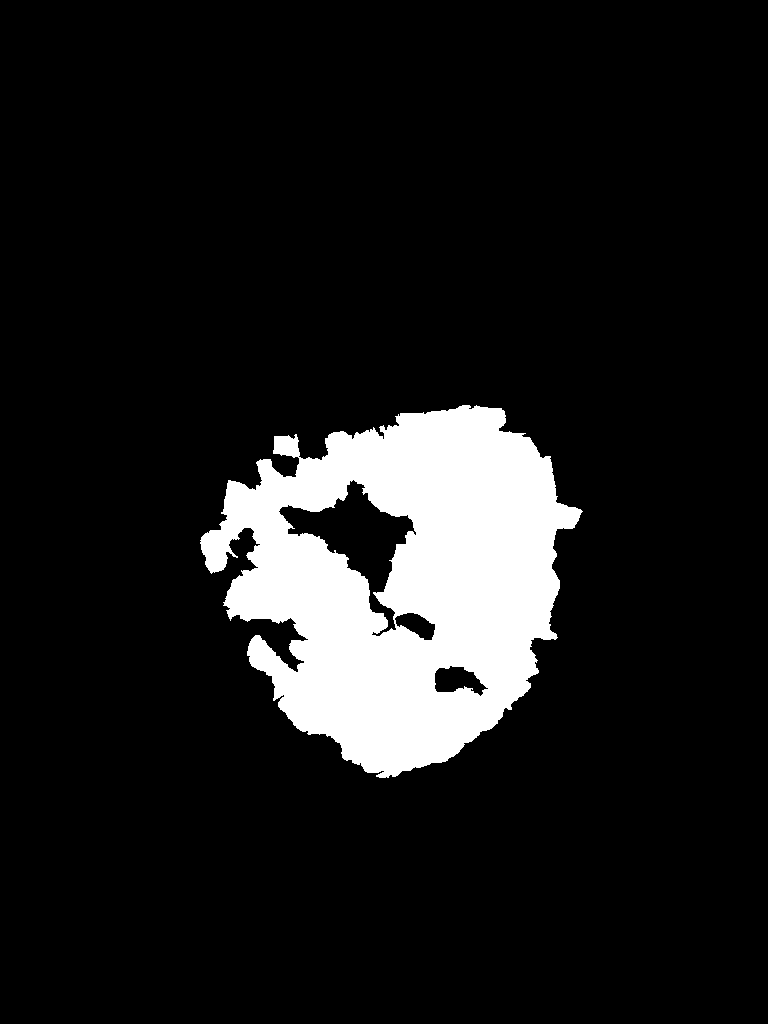
#> input picture saved_data/result/scripts de teste/img2.png, 768 x 1024 px
$ python diseasePosProcessing.py
#> lines starting #> are read from the running program, lines starting #| are printed output that depends on the picture; after the words box and inside, x2 and y2 are one past the last pixel; in counts of white or black regions, pixels touching at a corner belong together
### saved_data/result/scripts de teste/morphsnakes.py
# -*- coding: utf-8 -*-

"""
====================
Morphological Snakes
====================

*Morphological Snakes* [1]_ are a family of methods for image segmentation.
Their behavior is similar to that of active contours (for example, *Geodesic
Active Contours* [2]_ or *Active Contours without Edges* [3]_). However,
*Morphological Snakes* use morphological operators (such as dilation or
erosion) over a binary array instead of solving PDEs over a floating point
array, which is the standard approach for active contours. This makes
*Morphological Snakes* faster and numerically more stable than their
traditional counterpart.

There are two *Morphological Snakes* methods available in this implementation:
*Morphological Geodesic Active Contours* (**MorphGAC**, implemented in the
function ``morphological_geodesic_active_contour``) and *Morphological Active
Contours without Edges* (**MorphACWE**, implemented in the function
``morphological_chan_vese``).

**MorphGAC** is suitable for images with visible contours, even when these
contours might be noisy, cluttered, or partially unclear. It requires, however,
that the image is preprocessed to highlight the contours. This can be done
using the function ``inverse_gaussian_gradient``, although the user might want
to define their own version. The quality of the **MorphGAC** segmentation
depends greatly on this preprocessing step.

On the contrary, **MorphACWE** works well when the pixel values of the inside
and the outside regions of the object to segment have different averages.
Unlike **MorphGAC**, **MorphACWE** does not require that the contours of the
object are well defined, and it works over the original image without any
preceding processing. This makes **MorphACWE** easier to use and tune than
**MorphGAC**.

References
----------

.. [1] A Morphological Approach to Curvature-based Evolution of Curves and
       Surfaces, Pablo Márquez-Neila, Luis Baumela and Luis Álvarez. In IEEE
       Transactions on Pattern Analysis and Machine Intelligence (PAMI),
       2014, DOI 10.1109/TPAMI.2013.106
.. [2] Geodesic Active Contours, Vicent Caselles, Ron Kimmel and Guillermo
       Sapiro. In International Journal of Computer Vision (IJCV), 1997,
       DOI:10.1023/A:1007979827043
.. [3] Active Contours without Edges, Tony Chan and Luminita Vese. In IEEE
       Transactions on Image Processing, 2001, DOI:10.1109/83.902291

"""
__author__ = "P. Márquez Neila <p.mneila@upm.es>"


from itertools import cycle

import numpy as np
from scipy import ndimage as ndi

__all__ = ['morphological_chan_vese',
           'morphological_geodesic_active_contour',
           'inverse_gaussian_gradient',
           'circle_level_set',
           'checkerboard_level_set'
          ]


__version__ = (2, 0, 1)
__version_str__ = ".".join(map(str, __version__))


class _fcycle(object):

    def __init__(self, iterable):
        """Call functions from the iterable each time it is called."""
        self.funcs = cycle(iterable)

    def __call__(self, *args, **kwargs):
        f = next(self.funcs)
        return f(*args, **kwargs)


# SI and IS operators for 2D and 3D.
_P2 = [np.eye(3),
       np.array([[0, 1, 0]] * 3),
       np.flipud(np.eye(3)),
       np.rot90([[0, 1, 0]] * 3)]
_P3 = [np.zeros((3, 3, 3)) for i in range(9)]

_P3[0][:, :, 1] = 1
_P3[1][:, 1, :] = 1
_P3[2][1, :, :] = 1
_P3[3][:, [0, 1, 2], [0, 1, 2]] = 1
_P3[4][:, [0, 1, 2], [2, 1, 0]] = 1
_P3[5][[0, 1, 2], :, [0, 1, 2]] = 1
_P3[6][[0, 1, 2], :, [2, 1, 0]] = 1
_P3[7][[0, 1, 2], [0, 1, 2], :] = 1
_P3[8][[0, 1, 2], [2, 1, 0], :] = 1


def sup_inf(u):
    """SI operator."""

    if np.ndim(u) == 2:
        P = _P2
    elif np.ndim(u) == 3:
        P = _P3
    else:
        raise ValueError("u has an invalid number of dimensions "
                         "(should be 2 or 3)")

    erosions = []
    for P_i in P:
        erosions.append(ndi.binary_erosion(u, P_i))

    return np.array(erosions, dtype=np.int8).max(0)


def inf_sup(u):
    """IS operator."""

    if np.ndim(u) == 2:
        P = _P2
    elif np.ndim(u) == 3:
        P = _P3
    else:
        raise ValueError("u has an invalid number of dimensions "
                         "(should be 2 or 3)")

    dilations = []
    for P_i in P:
        dilations.append(ndi.binary_dilation(u, P_i))

    return np.array(dilations, dtype=np.int8).min(0)


_curvop = _fcycle([lambda u: sup_inf(inf_sup(u)),   # SIoIS
                   lambda u: inf_sup(sup_inf(u))])  # ISoSI


def _check_input(image, init_level_set):
    """Check that shapes of `image` and `init_level_set` match."""
    if not image.ndim in [2, 3]:
        raise ValueError("`image` must be a 2 or 3-dimensional array.")

    if len(image.shape) != len(init_level_set.shape):
        raise ValueError("The dimensions of the initial level set do not "
                         "match the dimensions of the image.")


def _init_level_set(init_level_set, image_shape):
    """Auxiliary function for initializing level sets with a string.

    If `init_level_set` is not a string, it is returned as is.
    """
    if isinstance(init_level_set, str):
        if init_level_set == 'checkerboard':
            res = checkerboard_level_set(image_shape)
        elif init_level_set == 'circle':
            res = circle_level_set(image_shape)
        else:
            raise ValueError("`init_level_set` not in "
                             "['checkerboard', 'circle']")
    else:
        res = init_level_set
    return res


def circle_level_set(image_shape, center=None, radius=None):
    """Create a circle level set with binary values.

    Parameters
    ----------
    image_shape : tuple of positive integers
        Shape of the image
    center : tuple of positive integers, optional
        Coordinates of the center of the circle given in (row, column). If not
        given, it defaults to the center of the image.
    radius : float, optional
        Radius of the circle. If not given, it is set to the 75% of the
        smallest image dimension.

    Returns
    -------
    out : array with shape `image_shape`
        Binary level set of the circle with the given `radius` and `center`.

    See also
    --------
    checkerboard_level_set
    """

    if center is None:
        center = tuple(i // 2 for i in image_shape)

    if radius is None:
        radius = min(image_shape) * 3.0 / 8.0

    grid = np.mgrid[[slice(i) for i in image_shape]]
    grid = (grid.T - center).T
    phi = radius - np.sqrt(np.sum((grid)**2, 0))
    res = np.int8(phi > 0)
    return res


# [26 lines left out: function checkerboard_level_set, not called in this run]


def inverse_gaussian_gradient(image, alpha=100.0, sigma=5.0):
    """Inverse of gradient magnitude.

    Compute the magnitude of the gradients in the image and then inverts the
    result in the range [0, 1]. Flat areas are assigned values close to 1,
    while areas close to borders are assigned values close to 0.

    This function or a similar one defined by the user should be applied over
    the image as a preprocessing step before calling
    `morphological_geodesic_active_contour`.

    Parameters
    ----------
    image : (M, N) or (L, M, N) array
        Grayscale image or volume.
    alpha : float, optional
        Controls the steepness of the inversion. A larger value will make the
        transition between the flat areas and border areas steeper in the
        resulting array.
    sigma : float, optional
        Standard deviation of the Gaussian filter applied over the image.

    Returns
    -------
    gimage : (M, N) or (L, M, N) array
        Preprocessed image (or volume) suitable for
        `morphological_geodesic_active_contour`.
    """
#> called with alpha = 1000, sigma = 5.48
    gradnorm = ndi.gaussian_gradient_magnitude(image, sigma, mode='nearest')
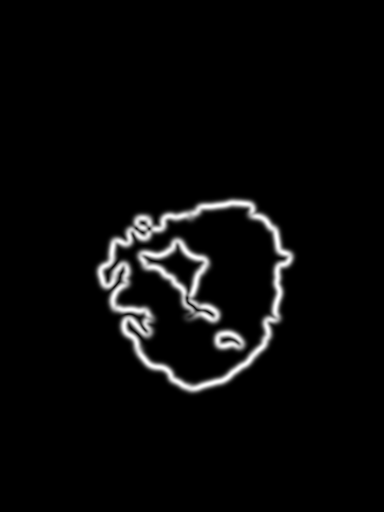
#> gradnorm: shape (1024, 768) float64 (shown at 1/2 size); min 0, max 0.0727, mean 0.00265; drawn with min black and max white
    return 1.0 / np.sqrt(1.0 + alpha * gradnorm)
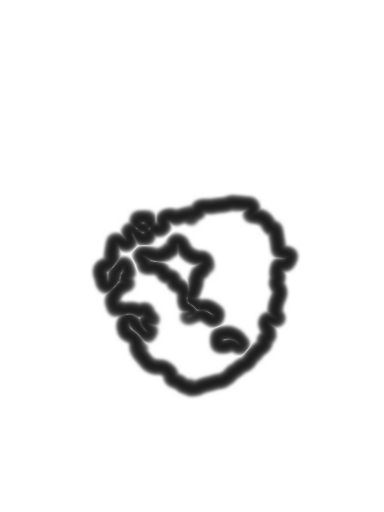
#> returned value: shape (1024, 768) float64 (shown at 1/2 size); min 0.116, max 1, mean 0.933
#> in visual_callback_2d, `plt.pause(0.001)`:
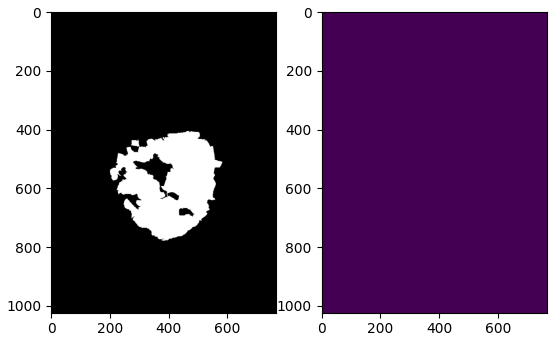
#> figure drawn by matplotlib, 2 panels


# [102 lines left out: function morphological_chan_vese, not called in this run]


def morphological_geodesic_active_contour(gimage, iterations,
                                          init_level_set='circle', smoothing=1,
                                          threshold='auto', balloon=0,
                                          iter_callback=lambda x: None):
    """Morphological Geodesic Active Contours (MorphGAC).

    Geodesic active contours implemented with morphological operators. It can
    be used to segment objects with visible but noisy, cluttered, broken
    borders.

    Parameters
    ----------
    gimage : (M, N) or (L, M, N) array
        Preprocessed image or volume to be segmented. This is very rarely the
        original image. Instead, this is usually a preprocessed version of the
        original image that enhances and highlights the borders (or other
        structures) of the object to segment.
        `morphological_geodesic_active_contour` will try to stop the contour
        evolution in areas where `gimage` is small. See
        `morphsnakes.inverse_gaussian_gradient` as an example function to
        perform this preprocessing. Note that the quality of
        `morphological_geodesic_active_contour` might greatly depend on this
        preprocessing.
    iterations : uint
        Number of iterations to run.
    init_level_set : str, (M, N) array, or (L, M, N) array
        Initial level set. If an array is given, it will be binarized and used
        as the initial level set. If a string is given, it defines the method
        to generate a reasonable initial level set with the shape of the
        `image`. Accepted values are 'checkerboard' and 'circle'. See the
        documentation of `checkerboard_level_set` and `circle_level_set`
        respectively for details about how these level sets are created.
    smoothing : uint, optional
        Number of times the smoothing operator is applied per iteration.
        Reasonable values are around 1-4. Larger values lead to smoother
        segmentations.
    threshold : float, optional
        Areas of the image with a value smaller than this threshold will be
        considered borders. The evolution of the contour will stop in this
        areas.
    balloon : float, optional
        Balloon force to guide the contour in non-informative areas of the
        image, i.e., areas where the gradient of the image is too small to push
        the contour towards a border. A negative value will shrink the contour,
        while a positive value will expand the contour in these areas. Setting
        this to zero will disable the balloon force.
    iter_callback : function, optional
        If given, this function is called once per iteration with the current
        level set as the only argument. This is useful for debugging or for
        plotting intermediate results during the evolution.

    Returns
    -------
    out : (M, N) or (L, M, N) array
        Final segmentation (i.e., the final level set)

    See also
    --------
    inverse_gaussian_gradient, circle_level_set, checkerboard_level_set

    Notes
    -----

    This is a version of the Geodesic Active Contours (GAC) algorithm that uses
    morphological operators instead of solving partial differential equations
    (PDEs) for the evolution of the contour. The set of morphological operators
    used in this algorithm are proved to be infinitesimally equivalent to the
    GAC PDEs (see [1]_). However, morphological operators are do not suffer
    from the numerical stability issues typically found in PDEs (e.g., it is
    not necessary to find the right time step for the evolution), and are
    computationally faster.

    The algorithm and its theoretical derivation are described in [1]_.

    References
    ----------
    .. [1] A Morphological Approach to Curvature-based Evolution of Curves and
           Surfaces, Pablo Márquez-Neila, Luis Baumela, Luis Álvarez. In IEEE
           Transactions on Pattern Analysis and Machine Intelligence (PAMI),
           2014, DOI 10.1109/TPAMI.2013.106
    """
#> called with iterations = 200, smoothing = 1, threshold = 0.31, balloon = 1

    image = gimage
    init_level_set = _init_level_set(init_level_set, image.shape)
#> in _init_level_set, `res = init_level_set`:
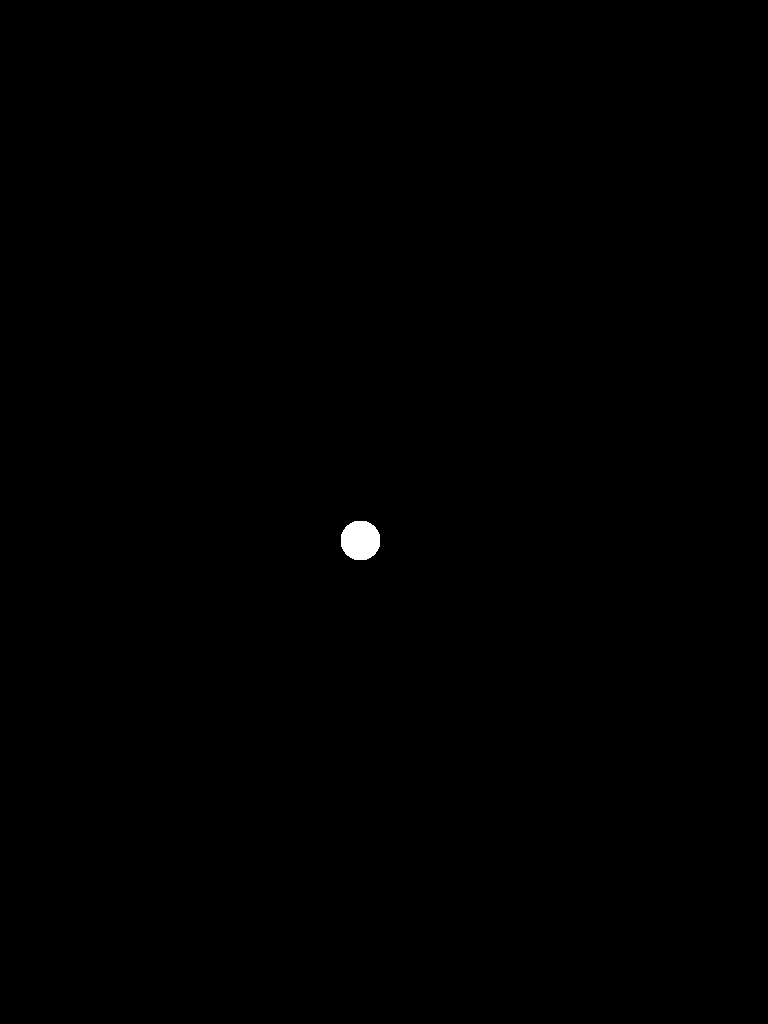
#> res: shape (1024, 768) int8; values 0 (black) and 1 (white), 0.16% white; 1 white region, box (x1, y1, x2, y2) and area: (341, 521, 380, 560) 1245

    _check_input(image, init_level_set)

    if threshold == 'auto':
        threshold = np.percentile(image, 40)

    structure = np.ones((3,) * len(image.shape), dtype=np.int8)
    dimage = np.gradient(image)
#> dimage = 2 items
    # threshold_mask = image > threshold
    if balloon != 0:
        threshold_mask_balloon = image > threshold / np.abs(balloon)
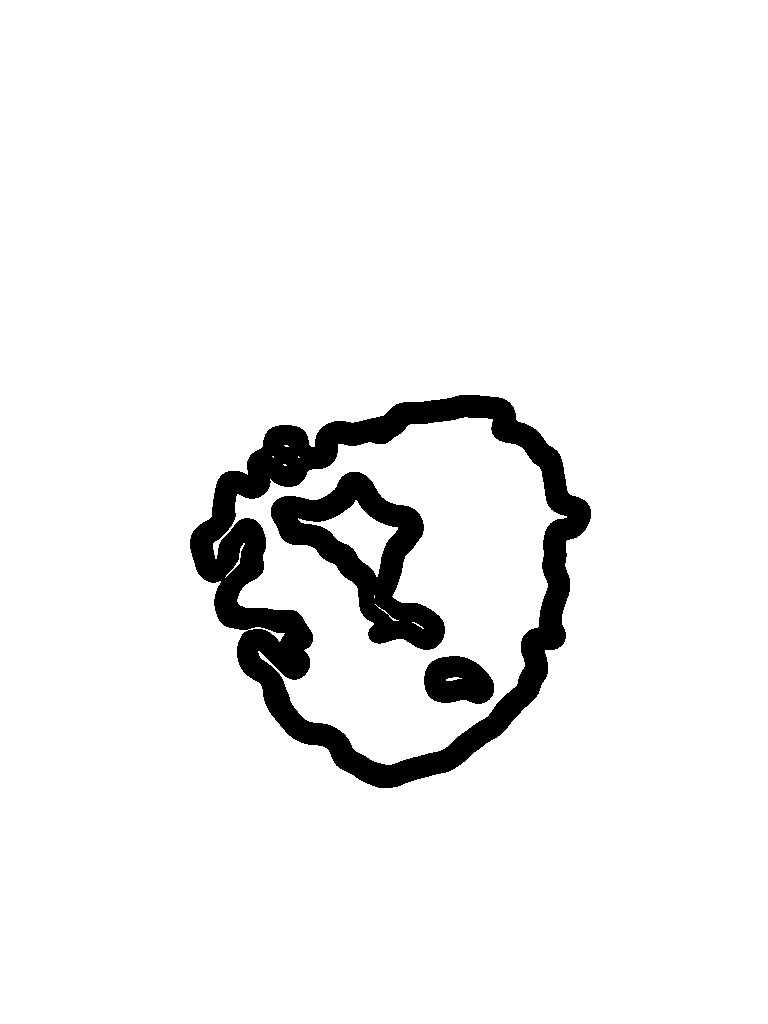
#> threshold_mask_balloon: shape (1024, 768) bool; 93.8% white; 3 black regions, box (x1, y1, x2, y2) and area: (190, 395, 591, 788) 34735, (271, 472, 445, 650) 11418, (424, 656, 494, 704) 2642

    u = np.int8(init_level_set > 0)

    iter_callback(u)

    for _ in range(iterations):

        # Balloon
        if balloon > 0:
            aux = ndi.binary_dilation(u, structure)
        elif balloon < 0:
            aux = ndi.binary_erosion(u, structure)
        if balloon != 0:
            u[threshold_mask_balloon] = aux[threshold_mask_balloon]

        # Image attachment
        aux = np.zeros_like(image)
        du = np.gradient(u)
        for el1, el2 in zip(dimage, du):
            aux += el1 * el2
        u[aux > 0] = 1
        u[aux < 0] = 0

        # Smoothing
        for _ in range(smoothing):
            u = _curvop(u)

        iter_callback(u)
#> u: shape (1024, 768) int8; values 0 (black) and 1 (white), 0.19% white; 1 white region, box (x1, y1, x2, y2) and area: (339, 519, 382, 562) 1488

    return u

### saved_data/result/scripts de teste/diseasePosProcessing.py

import os
import logging

import numpy as np
import matplotlib.pyplot as plt
from imageio import imread
import matplotlib
from matplotlib import pyplot as plt

import morphsnakes as ms

from skimage.color import rgb2gray

import cv2

def visual_callback_2d(background, fig=None):
    """
    Returns a callback than can be passed as the argument `iter_callback`
    of `morphological_geodesic_active_contour` and
    `morphological_chan_vese` for visualizing the evolution
    of the levelsets. Only works for 2D images.

    Parameters
    ----------
    background : (M, N) array
        Image to be plotted as the background of the visual evolution.
    fig : matplotlib.figure.Figure
        Figure where results will be drawn. If not given, a new figure
        will be created.

    Returns
    -------
    callback : Python function
        A function that receives a levelset and updates the current plot
        accordingly. This can be passed as the `iter_callback` argument of
        `morphological_geodesic_active_contour` and
        `morphological_chan_vese`.

    """

    # Prepare the visual environment.
    if fig is None:
        fig = plt.figure()
    fig.clf()
    ax1 = fig.add_subplot(1, 2, 1)
    ax1.imshow(background, cmap=plt.cm.gray)

    ax2 = fig.add_subplot(1, 2, 2)
    ax_u = ax2.imshow(np.zeros_like(background), vmin=0, vmax=1)
    plt.pause(0.001)

    def callback(levelset):

        if ax1.collections:
#> (the run stopped early here; a loop or call above may not have finished)
